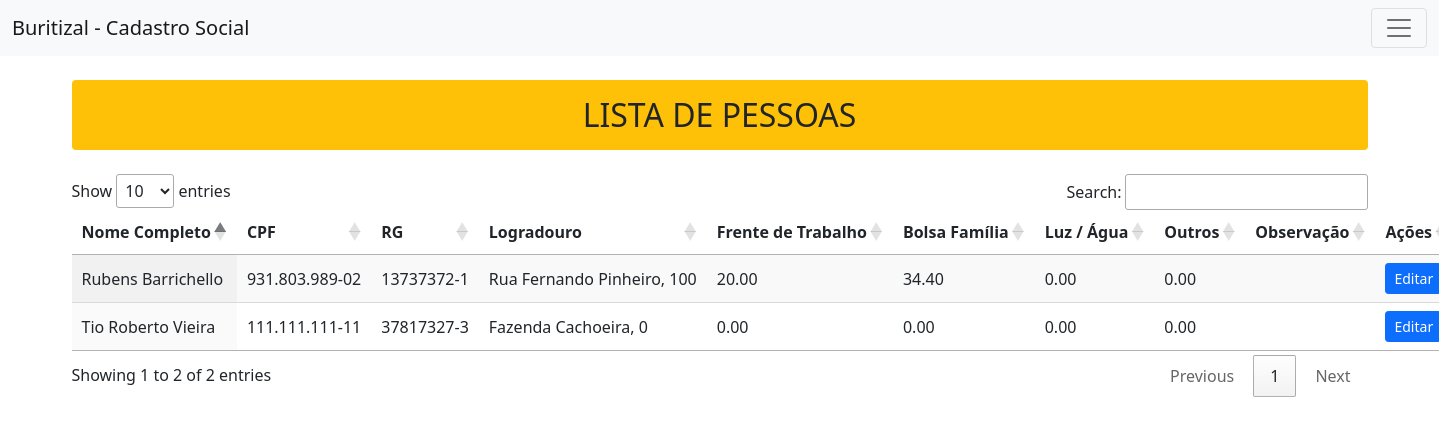
/pessoas/listar_pessoas.php (signed in), run on the app's committed database.
### tables this page shows
CREATE TABLE `pessoas` (
  `id_pessoa` int(11) NOT NULL,
  `nome` varchar(200) NOT NULL,
  `sobrenome` varchar(200) NOT NULL,
  `cpf` varchar(14) NOT NULL,
  `rg` varchar(12) NOT NULL,
  `logradouro` varchar(200) NOT NULL,
  `numero` varchar(10) NOT NULL,
  `endereco` varchar(300) NOT NULL,
  `complemento` varchar(100) NOT NULL,
  `frentetrabalho` decimal(12,2) NOT NULL,
  `bolsafamilia` decimal(12,2) NOT NULL,
  `luzagua` decimal(12,2) NOT NULL,
  `outros` decimal(12,2) NOT NULL,
  `obspessoa` varchar(200) NOT NULL
);

### pessoas/listar_pessoas.php (the view, shortened to what this page needs)
<?php
require_once '../conexao.php';
require_once '../menu.php';
?>
<!DOCTYPE html>
<html>
<head>
  <link rel="stylesheet" type="text/css" href="https://cdn.datatables.net/1.10.24/css/jquery.dataTables.css">
  <link rel="stylesheet" type="text/css" href= "https://cdn.datatables.net/fixedheader/3.1.8/css/fixedHeader.dataTables.min.css">
  <link rel="stylesheet" type="text/css" href="https://cdn.datatables.net/responsive/2.2.7/css/responsive.dataTables.min.css">
</head>
<body>
<div class ="container mw-75">
    <h2 class="text-center text-uppercase my-4 p-3 bg-warning rounded">Lista de Pessoas</h2>
    <table class="display nowrap" id="ListaPessoas">
      <thead>
        <tr>
          <th scope="col">Nome Completo</th>
          <th scope="col">CPF</th>
          <th scope="col">RG</th>
          <th scope="col">Logradouro</th>
          <th scope="col">Frente de Trabalho</th>
          <th scope="col">Bolsa Família</th>
          <th scope="col">Luz / Água</th>
          <th scope="col">Outros</th>
          <th scope="col">Observação</th>
          <th scope="col" <?php if ($permissao == 1) { ?> hidden <?php } ?> >Ações</th>
        </tr>
      </thead>
      <?php
      $sql="SELECT * FROM pessoas";
      $busca = mysqli_query($conexao, $sql);
      while($array = mysqli_fetch_array($busca)) {
        $id_pessoa = $array['id_pessoa'];
       $nome = $array['nome'];
       $sobrenome = $array['sobrenome'];
       $cpf = $array['cpf'];
       $rg = $array['rg'];
       $endereco = $array['endereco'];
       $frentetrabalho = $array['frentetrabalho'];
       $bolsafamilia = $array['bolsafamilia'];
       $luzagua = $array['luzagua'];
       $outros = $array['outros'];
       $obspessoa = $array['obspessoa'];
       ?>
       <tr>
         <td><?php echo $nome, " ", $sobrenome ?></td>
         <td><?php echo $cpf ?></td>
         <td><?php echo $rg ?></td>
         <td><?php echo $endereco ?></td>
         <td><?php echo $frentetrabalho ?></td>
         <td><?php echo $bolsafamilia ?></td>
         <td><?php echo $luzagua ?></td>
         <td><?php echo $outros ?></td>
         <td><?php echo $obspessoa ?></td>
         <td><a href="editar_pessoas.php?id_pessoa=<?php echo $id_pessoa ?>">
          <button type="button" class="btn btn-primary btn-sm" <?php if ($permissao == 1) { ?> hidden <?php } ?> >Editar</button></a></td>
       </tr>
     <?php } ?>
   </table>
</div>
</body>
</html>

### data on the page
pessoas: nome "Rubens", sobrenome "Barrichello", cpf "931.803.989-02", rg "13737372-1", endereco "Rua Fernando Pinheiro, 100", frentetrabalho "20.00", bolsafamilia "34.40", luzagua "0.00", outros "0.00"
pessoas: nome "Tio Roberto", sobrenome "Vieira", cpf "111.111.111-11", rg "37817327-3", endereco "Fazenda Cachoeira, 0", frentetrabalho "0.00", bolsafamilia "0.00", luzagua "0.00", outros "0.00"
